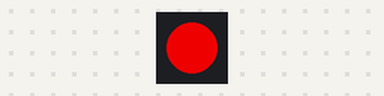
Simulated run of this program. Board: CircuitPython board. Parts: 1 RGB LEDs in strip order, left to right. Dim RGB values are drawn brighter than linear.

Above: at 0.05 s.
At 9.96 s:
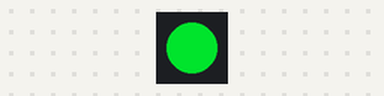
At 19.98 s:
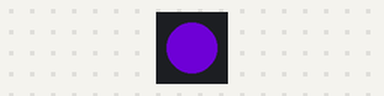
At 39.93 s:
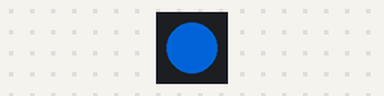
Timing chart, 0 to 40.0 s (numbered marks = the images above):
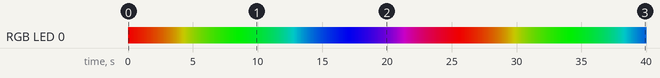

The program:

code.py
```python
import time
import board
import neopixel
from rainbowio import colorwheel

pixel = neopixel.NeoPixel(board.NEOPIXEL, 1)
end_minutes = 30
now = time.monotonic()
pixel.brightness = 0.8
looping = True

def rainbow(delay):
    for color_value in range(255):
        pixel[0] = colorwheel(color_value)
        time.sleep(delay)

while looping:
    rainbow(0.1)
    if (now + (end_minutes * 60)) <  time.monotonic():
        looping = False
```

Measured:
- by itself, RGB LED 0: off → RGB(204, 0, 0) at 0.00 s, → RGB(201, 2, 0) 0.10 s later, → RGB(199, 4, 0) 0.10 s later, → RGB(196, 7, 0) 0.10 s later, … (399 changes in this stretch)
